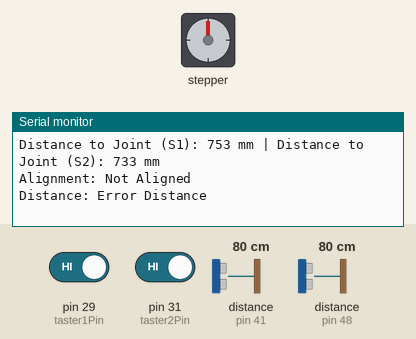
Simulated run of this sketch. Board: Arduino Mega 2560, built with avr-gcc and run on an emulated ATmega2560. Parts: stepper motor, the last lines printed to the serial monitor. Wiring (inferred from the names in the program): stepper motor driver (200 steps per turn assumed): step pin 2; direction pin 3; enable pin 4. The test bench sets the inputs (shaded band); at power-on: distance to the obstacle (sensors on pin 41, pin 48) 80 cm, pin 29 (taster1Pin) HIGH, pin 31 (taster2Pin) HIGH.

Above: at 1.2 s.
1.3 s: distance to the obstacle (sensor on pin 41) set to 9 cm
At 3.1 s:
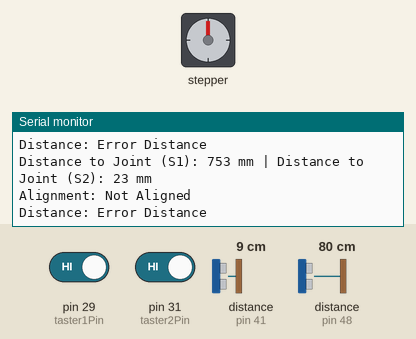
5.7 s: distance to the obstacle (sensor on pin 48) set to 4 cm
At 7.1 s:
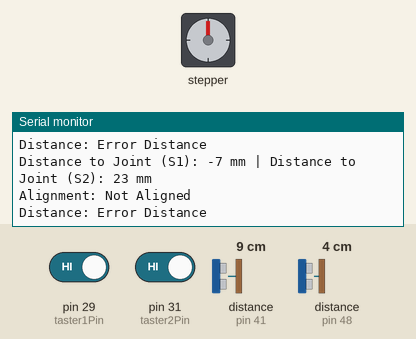
10.1 s: pin 29 (taster1Pin) driven LOW and pin 31 (taster2Pin) driven LOW
At 11.5 s:
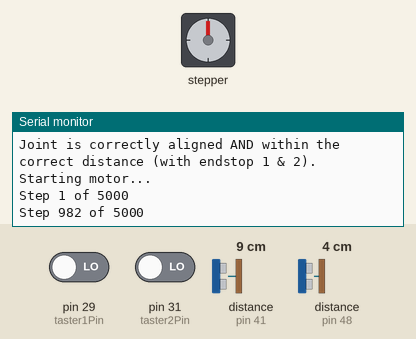
11.7 s: pin 29 (taster1Pin) driven HIGH
16.1 s: pin 29 (taster1Pin) driven LOW
At 18.0 s:
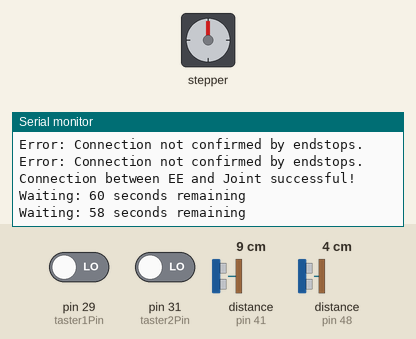
Timing chart, 0 to 18.7 s (numbered marks = the images above; inputs shaded):
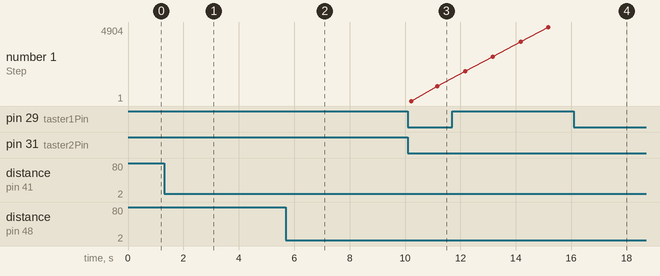

Measured:
- after the input at 1.3 s, the serial monitor: prints a new line after 0.89 s (image 1)
- after the input at 5.7 s, the serial monitor: prints a new line after 0.95 s (image 2)
- after the input at 10.1 s, the serial monitor: prints a new line at once (image 3)
- after the input at 16.1 s, the serial monitor: prints a new line after 0.08 s (image 4)

The sketch:

001_1_Greifen_von_Joints.ino
```cpp
// ==========================================================================================
//  Project:  Masterthesis
//  Author:   Lukas Bartschinski
//  Date:     16.02.2026
//  Description:
//  This sketch controls two VL53L0X distance sensors, two Endstops and a stepper motor
// ==========================================================================================

#include <Wire.h>
#include <VL53L0X.h>

// =============================================
//               Pin Definitions
// =============================================

// XSHUT pins for VL53L0X sensors
const int sensor1XSHUT = 8;
const int sensor2XSHUT = 9;

// Limit switch pins
const int taster1Pin = 29;  // Limit switch Nr. 1 Joint
const int taster2Pin = 31;  // Limit switch Nr. 2 Joint
const int taster4Pin = 22;  // Limit switch Nr. 3 Patch

// Stepper motor control pins
#define STEP_PIN 2    // Step signal (PWR on TB6600)
#define DIR_PIN 3     // Direction signal (PUL on TB6600)
#define ENA_PIN 4     // Enable signal (ENBL on TB6600)

// NEMA 17 Stepper Motor settings: 1.46 (ON;ON;OFF) / 12V / 400 (OFF;ON;ON)

// =============================================
//               Constants
// =============================================

// VOF sensor
const int SENSOR_OFFSET1 = 47; //measured Offset in mm
const int SENSOR_OFFSET2 = 67; //measured Offset in mm
const int VOF_THRESHOLD = 10;  // Threshold for VOF distance in mm

// Stepper motor --> step delay in microseconds
const int STEP_DELAY_US_INITIAL = 500; // 500 µs delay for initial steps

// Other
const unsigned long PRINT_DELAY = 1000; // Delay for serial output in ms

// =============================================
//               Global Variables
// =============================================

// VOF sensor objects
VL53L0X sensor1;
VL53L0X sensor2;

// Process state tracking
enum ProcessState { WAIT_FOR_ALIGNMENT, MOVE_MOTOR, CONFIRM_CONNECTION, WAIT_DELAY, MOVE_MOTOR_BACKWARD };
ProcessState currentState = WAIT_FOR_ALIGNMENT;

// Variables for delay and step counting
unsigned long delayStartTime = 0;
unsigned long stepCounter = 0;
const unsigned long MOTOR_STEPS = 5000; // Stepper Motor steps after alignment

// =============================================
//  SETUP: Initialize hardware and sensors
// =============================================

void setup() {
  Serial.begin(9600);
  Wire.begin();  // Initialize I²C bus

  // Set XSHUT pins as outputs
  pinMode(sensor1XSHUT, OUTPUT);
  pinMode(sensor2XSHUT, OUTPUT);

  // Reset both VL53L0X sensors
  digitalWrite(sensor1XSHUT, LOW);
  digitalWrite(sensor2XSHUT, LOW);
  delay(10);

  // Normally both sensors have address 0x29 so one address must be changed to 0x30
  // Start VL53L0X sensor 1 and set address
  digitalWrite(sensor1XSHUT, HIGH);
  delay(10);
  sensor1.init(true);
  sensor1.setAddress(0x30);  // New address for sensor 1
  delay(10);

  // Start VL53L0X sensor 2 (default address 0x29)
  digitalWrite(sensor2XSHUT, HIGH);
  delay(10);
  sensor2.init(true);
  sensor2.setAddress(0x29);  // Default address for sensor 2
  delay(10);

  // Start continuous measurement
  sensor1.startContinuous(50);
  sensor2.startContinuous(50);

  // Initialize limit switches
  pinMode(taster1Pin, INPUT_PULLUP);
  pinMode(taster2Pin, INPUT_PULLUP);
  pinMode(taster4Pin, INPUT_PULLUP);

  // Initialize stepper motor pins
  pinMode(STEP_PIN, OUTPUT);
  pinMode(DIR_PIN, OUTPUT);
  pinMode(ENA_PIN, OUTPUT);

  Serial.println("EE system ready. Waiting for correct alignment with Joint");
}

// =============================================
//  LOOP: Main program loop
// =============================================

void loop() {
  switch (currentState) {
    case WAIT_FOR_ALIGNMENT:
      waitForAlignment();
      break;
    case MOVE_MOTOR:
      moveMotor();
      break;
    case CONFIRM_CONNECTION:
      confirmConnection();
      break;
    case WAIT_DELAY:
      waitDelay();
      break;
    case MOVE_MOTOR_BACKWARD:
      moveMotorBackward();
      break;
  }
}

// ============================================================================================================================================================
//  Function --> waitForAlignment: Wait for correct alignment with the joint or the switch press the connection of endstops 1 and 2 to start the stepper motor
// ============================================================================================================================================================

void waitForAlignment() {
  static unsigned long lastDistancePrint = 0;

  if (millis() - lastDistancePrint >= PRINT_DELAY) {
    // Read distance from VL53L0X sensors
    int distance1 = sensor1.readRangeContinuousMillimeters();
    int distance2 = sensor2.readRangeContinuousMillimeters();

    // Subtract VOF offset
    int adjustedDistance1 = distance1 - SENSOR_OFFSET1;
    int adjustedDistance2 = distance2 - SENSOR_OFFSET2;

    if (sensor1.timeoutOccurred() || sensor2.timeoutOccurred()) {
      Serial.println("Error: VL53L0X-Sensor - Timeout");
    } else {
      Serial.print("Distance to Joint (S1): ");
      Serial.print(adjustedDistance1);
      Serial.print(" mm | Distance to Joint (S2): ");
      Serial.print(adjustedDistance2);
      Serial.println(" mm");

      // Check alignment
      bool aligned = abs(adjustedDistance1 - adjustedDistance2) <= 8;
      Serial.print("Alignment: ");
      Serial.println(aligned ? "Aligned" : "Not Aligned");

      // Check distance to joint
      bool correctDistance = (adjustedDistance1 < VOF_THRESHOLD && adjustedDistance1 > 0) &&  // Distance Joint to Sensor S1 below 10mm
                             (adjustedDistance2 < VOF_THRESHOLD && adjustedDistance2 > 0);    // Distance Joint to Sensor S2 below 10mm
      Serial.print("Distance: ");
      Serial.println(correctDistance ? "Correct Distance" : "Error Distance");

      if (aligned && correctDistance) {
        Serial.println("Joint is correctly aligned AND within the correct distance. Starting motor...");
        currentState = MOVE_MOTOR;
        stepCounter = 0;
        digitalWrite(ENA_PIN, HIGH);  // Enable motor
        digitalWrite(DIR_PIN, LOW);  // Direction: clockwise
      }
    }
    lastDistancePrint = millis();
  }

  // Backup for the alignment and distance test with endstop 1 and 2
  int taster1Zustand = digitalRead(taster1Pin);
  int taster2Zustand = digitalRead(taster2Pin);

  // If switches 1 and 2 are pressed simultaneously, start motor
  if (taster1Zustand == LOW && taster2Zustand == LOW) {
    Serial.println("Joint is correctly aligned AND within the correct distance (with endstop 1 & 2). Starting motor...");
    currentState = MOVE_MOTOR;
    stepCounter = 0;
    digitalWrite(ENA_PIN, HIGH);  // Enable motor
    digitalWrite(DIR_PIN, LOW);  // Direction: clockwise
  }
}

// ============================================================================
//  moveMotor: Move stepper motor 5000 steps
// ============================================================================

void moveMotor() {
  static unsigned long lastStepPrint = 0;

  // 5000 steps
  if (stepCounter < MOTOR_STEPS) {
    digitalWrite(STEP_PIN, HIGH);
    delayMicroseconds(STEP_DELAY_US_INITIAL);
    digitalWrite(STEP_PIN, LOW);
    delayMicroseconds(STEP_DELAY_US_INITIAL);
    stepCounter++;

    if (millis() - lastStepPrint >= PRINT_DELAY) {
      Serial.print("Step ");
      Serial.print(stepCounter);
      Serial.print(" of ");
      Serial.println(MOTOR_STEPS);
      lastStepPrint = millis();
    }
  } else {
    Serial.println("Set steps reached. Confirming connection...");
    currentState = CONFIRM_CONNECTION;
  }
}

// ========================================================================================================================================================
//  Function --> confirmConnection: Check endstops to confirm successful connection
// ========================================================================================================================================================

void confirmConnection() {
  int taster1Zustand = digitalRead(taster1Pin);
  int taster2Zustand = digitalRead(taster2Pin);

  if (taster1Zustand == LOW && taster2Zustand == LOW) {
    Serial.println("Connection between EE and Joint successful!");
    delayStartTime = millis();    // Save delay start time
    currentState = WAIT_DELAY;
  } else {
    Serial.println("Error: Connection not confirmed by endstops.");
    // Handle error or retry logic here if needed
  }
}

// ==============================================================================================================
//  waitDelay: Wait for 60 seconds until stepper motor turns back in the other direction to release joint again
// ==============================================================================================================

void waitDelay() {
  static unsigned long lastDelayPrint = 0;

  if (millis() - lastDelayPrint >= PRINT_DELAY) {
    unsigned long remainingTime = (60000 - (millis() - delayStartTime)) / 1000;      // currently 60s delay set
    Serial.print("Waiting: ");
    Serial.print(remainingTime);
    Serial.println(" seconds remaining");
    lastDelayPrint = millis();
  }

  // 60 second delay
  if (millis() - delayStartTime >= 60000) {
    currentState = MOVE_MOTOR_BACKWARD;
  }
}

// ======================================================================
//  moveMotorBackward: Move motor 5000 steps backward to release joint
// ======================================================================

void moveMotorBackward() {
  static unsigned long lastBackwardPrint = 0;
  static int backwardSteps = 0;

  if (backwardSteps == 0) {
    Serial.println("Release of Joint");
    digitalWrite(ENA_PIN, HIGH);  // Enable motor
    digitalWrite(DIR_PIN, HIGH);   // Direction: counterclockwise
  }

  // 5000 steps backwards
  if (backwardSteps < 5000) {
    digitalWrite(STEP_PIN, HIGH);
    delayMicroseconds(STEP_DELAY_US_INITIAL);
    digitalWrite(STEP_PIN, LOW);
    delayMicroseconds(STEP_DELAY_US_INITIAL);
    backwardSteps++;

    if (millis() - lastBackwardPrint >= PRINT_DELAY) {
      Serial.print("Backward step ");
      Serial.print(backwardSteps);
      Serial.println(" of 5000");
      lastBackwardPrint = millis();
    }
  } else {
    digitalWrite(ENA_PIN, LOW);  // Disable motor
    currentState = WAIT_FOR_ALIGNMENT;
    backwardSteps = 0;
    Serial.println("Joint successfully released. EE system ready for new task");
  }
}
```
